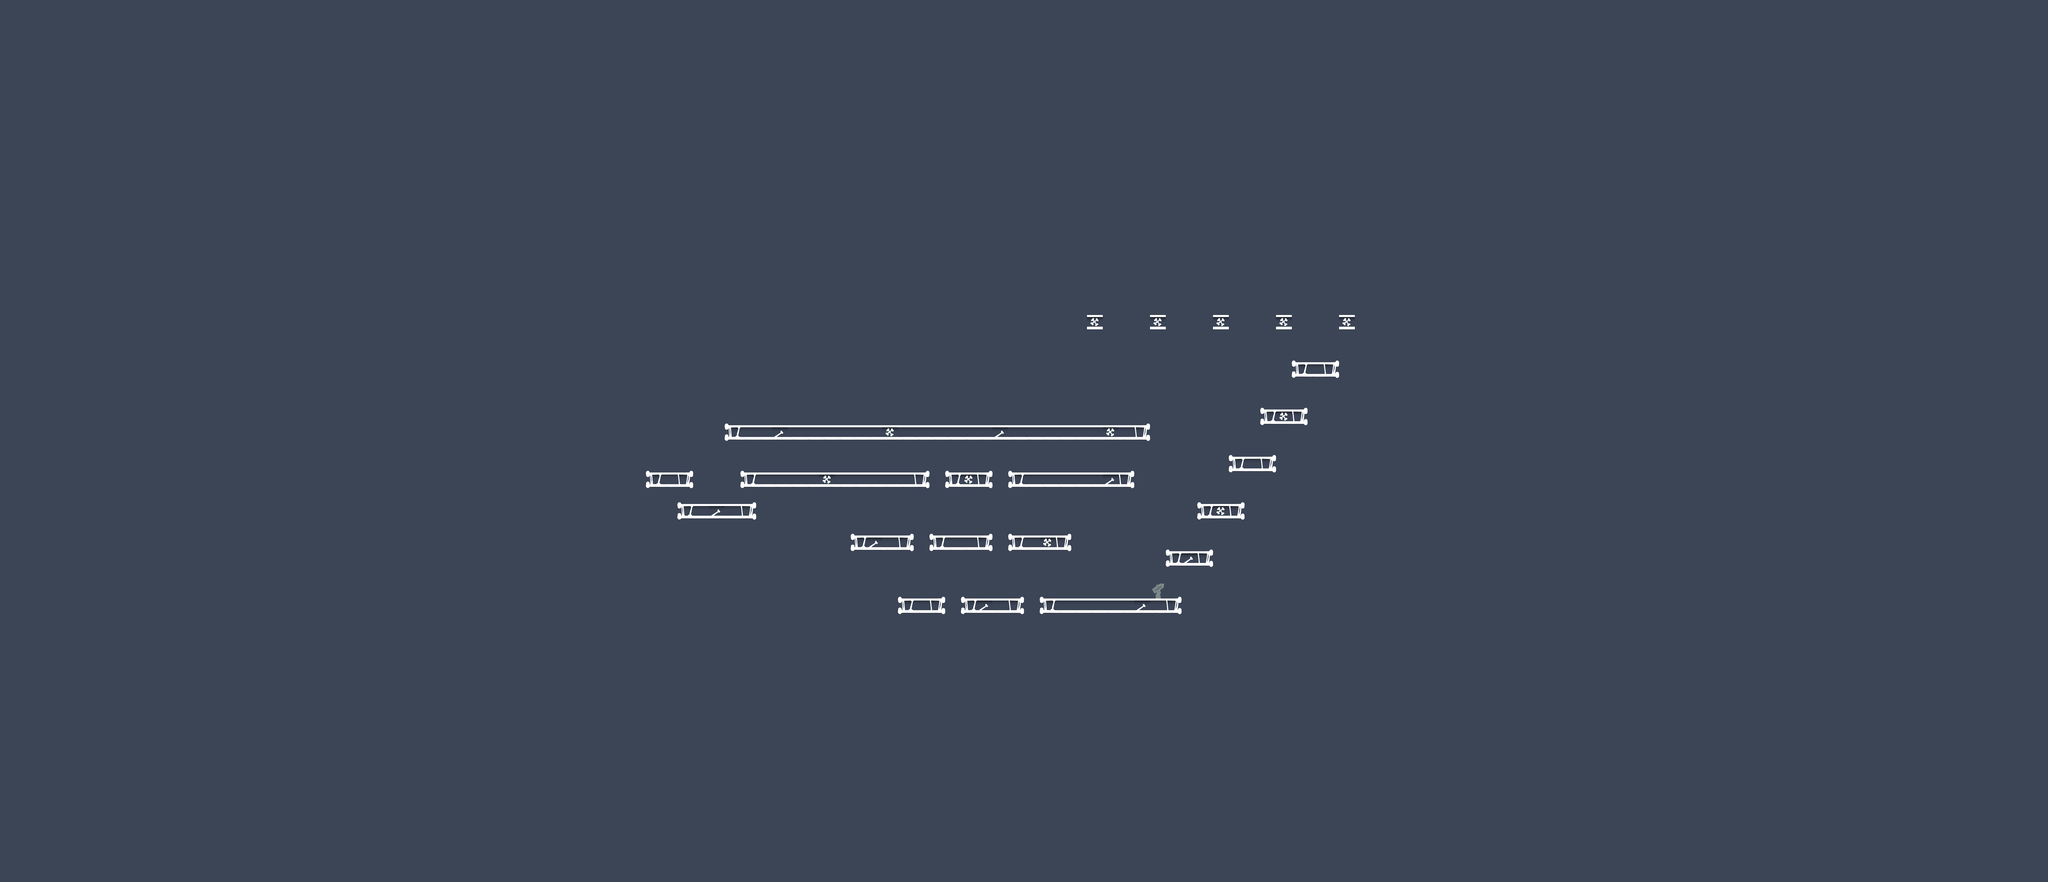

A level layout from a 2D game, rendered from its tile map. Below: a short description, then the map file with tile-grid data replaced by summaries:
An orthogonal 130x56 tile map with 70x70 px tiles, 2 tile layers (collision, foreground) and 19 objects (8x zombie, 6x health, 2x gun, items, door, ...).

<map version="1.2" tiledversion="1.2.4.1" orientation="orthogonal" renderorder="right-down" width="130" height="56" tilewidth="70" tileheight="70" infinite="0" backgroundcolor="#3c4556" nextlayerid="12" nextobjectid="48">
 <tileset firstgid="1" name="map_tiles_70" tilewidth="70" tileheight="70" tilecount="16" columns="8">
  <image source="../images/map_tiles.png" width="560" height="140" />
  <terraintypes>
   <terrain name="New Terrain" tile="-1" />
   <terrain name="New Terrain" tile="-1" />
  </terraintypes>
  <tile id="0" terrain=",,0,0" />
  <tile id="1" terrain="0,0,0,0" />
  <tile id="2" terrain="0,,0," />
  <tile id="3" terrain="0,,," />
 </tileset>
 <objectgroup color="#ffff00" id="1" name="items">
  <object id="1" name="key" type="items" x="5952.13" y="1320.49" width="70" height="70" />
  <object id="2" name="door" x="3429.21" y="1819.99" width="70" height="70" />
  <object id="26" name="gun" x="5480.73" y="2147.03" width="72" height="74" />
  <object id="27" name="health" x="5666.66" y="1327.28" width="75.7576" height="66.6667" />
  <object id="28" name="health" x="4262.12" y="2284.85" width="75.7576" height="66.6667" />
  <object id="37" name="gun" x="3121.58" y="2150.88" width="72" height="74" />
  <object id="44" name="health" x="5381.81" y="1327.28" width="75.7576" height="66.6667" />
  <object id="45" name="health" x="5106.06" y="1324.25" width="75.7576" height="66.6667" />
  <object id="46" name="health" x="4824.24" y="1324.25" width="75.7576" height="66.6667" />
  <object id="47" name="health" x="4824.24" y="1324.25" width="75.7576" height="66.6667" />
 </objectgroup>
 <objectgroup color="#00aa00" id="2" name="player">
  <object id="13" name="player" type="player" x="3760" y="1981.21" width="70" height="106.667" />
 </objectgroup>
 <objectgroup color="#ff0000" id="3" name="enemies">
  <object id="35" name="zombie" x="4256.97" y="2016.6" width="63.6364" height="63.6364" />
  <object id="36" name="zombie" x="4681.94" y="1996" width="63.6364" height="63.6364" />
  <object id="38" name="zombie" x="4795.45" y="2016.67" width="63.6364" height="63.6364" />
  <object id="39" name="zombie" x="2940.91" y="2022.73" width="63.6364" height="63.6364" />
  <object id="40" name="zombie" x="3871.21" y="2301.52" width="63.6364" height="63.6364" />
  <object id="41" name="zombie" x="4077.27" y="2571.21" width="63.6364" height="63.6364" />
  <object id="42" name="zombie" x="4734.85" y="2580.3" width="63.6364" height="63.6364" />
  <object id="43" name="zombie" x="4989.39" y="2583.33" width="63.6364" height="63.6364" />
 </objectgroup>
 <layer id="11" name="collision" width="130" height="56">
  <data>[7280 cells, 106 non-empty, 1 distinct tile ids]</data>
 </layer>
 <layer id="10" name="foreground" width="130" height="56">
  <data>[7280 cells, 89 non-empty, 7 distinct tile ids]</data>
 </layer>
</map>
